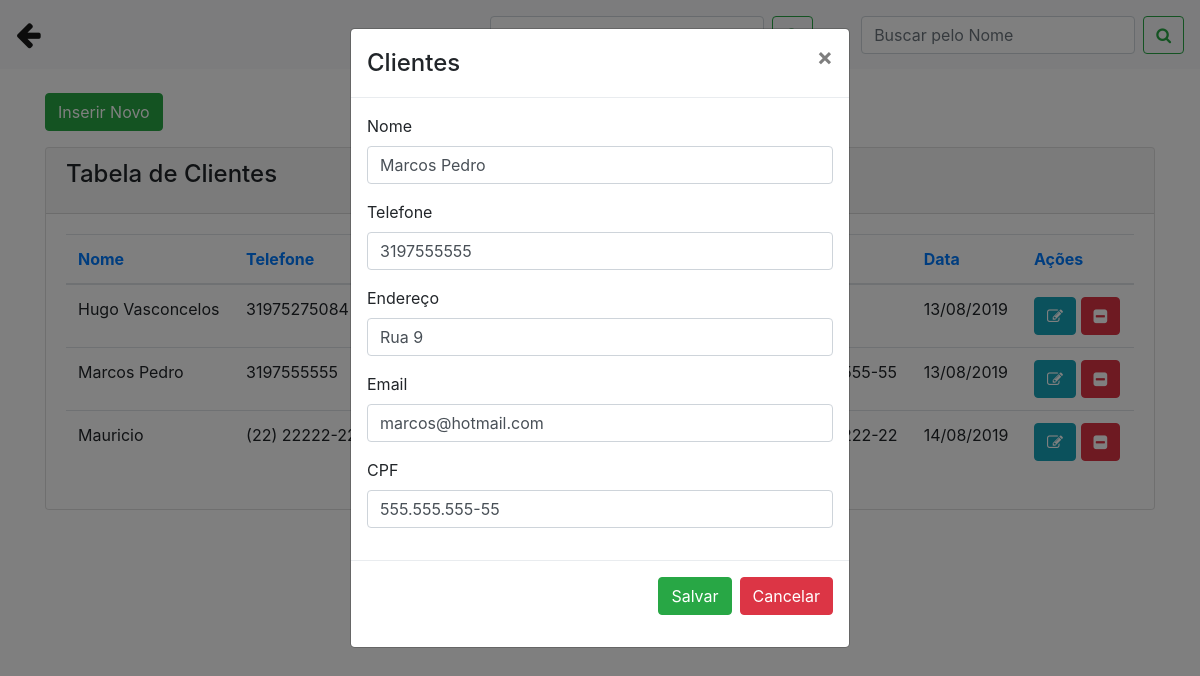
/clientes.php?func=edita&id=4, run on the app's committed database.
### tables this page shows
CREATE TABLE `clientes` (
  `id` int(11) NOT NULL,
  `nome` varchar(20) NOT NULL,
  `telefone` varchar(15) NOT NULL,
  `endereco` varchar(25) NOT NULL,
  `email` varchar(40) NOT NULL,
  `cpf` varchar(20) NOT NULL,
  `data` date NOT NULL
);

### clientes.php (the view, shortened to what this page needs)
<?php
include('conexao.php');
?>
<!DOCTYPE html>
<html>
<head>
 <link rel="stylesheet" href="https://stackpath.bootstrapcdn.com/bootstrap/4.1.3/css/bootstrap.min.css">
<link rel="stylesheet" href="https://cdnjs.cloudflare.com/ajax/libs/font-awesome/4.7.0/css/font-awesome.min.css">
</head>
<body>
  <nav class="navbar navbar-expand-lg navbar-light bg-light">
  <a class="navbar-brand" href="painel_funcionario.php"><big><big><i class="fa fa-arrow-left"></i></big></big></a>
  <div class="collapse navbar-collapse" id="conteudoNavbarSuportado">
    <form class="form-inline my-2 my-lg-0 mr-5">
      <button name="buttonPesquisarCPF" class="btn btn-outline-success my-2 my-sm-0" type="submit"><i class="fa fa-search"></i></button>
    </form>
    <form class="form-inline my-2 my-lg-0">
      <input name="txtpesquisar" class="form-control mr-sm-2" type="search" placeholder="Buscar pelo Nome" aria-label="Pesquisar">
      <button name="buttonPesquisar" class="btn btn-outline-success my-2 my-sm-0" type="submit"><i class="fa fa-search"></i></button>
    </form>
  </div>
</nav>
<div class="container">
      <br>
         <div class="row">
           <div class="col-sm-12">
            <button type="button" class="btn btn-success mb-3" data-toggle="modal" data-target="#modalExemplo">Inserir Novo </button>
           </div>
        </div>
          <div class="content">
            <div class="row">
              <div class="col-md-12">
                <div class="card">
                  <div class="card-header">
                    <h4 class="card-title"> Tabela de Clientes</h4>
                  </div>
                  <div class="card-body">
                    <div class="table-responsive">
                      <?php
                        if(isset($_GET['buttonPesquisar']) and $_GET['txtpesquisar'] != ''){
                          $nome = $_GET['txtpesquisar'] . '%';
                           $query = "select * from clientes where nome LIKE '$nome'  order by nome asc";
                        }else if(isset($_GET['buttonPesquisarCPF']) and $_GET['txtpesquisarcpf'] != ''){
                          $nome = $_GET['txtpesquisarcpf'];
                           $query = "select * from clientes where cpf = '$nome'  order by nome asc";
                        }
                        else{
                         $query = "select * from clientes order by nome asc";
                        }
                        $result = mysqli_query($conexao, $query);
                        $row = mysqli_num_rows($result);
                        if($row == ''){
                            echo "<h3> Não existem dados cadastrados no banco </h3>";
                        }else{
                           ?>
                      <table class="table">
                        <thead class=" text-primary">
                          <th>
                            Nome
                          </th>
                          <th>
                            Telefone
                          </th>
                          <th>
                          </th>
                           <th>
                          </th>
                            <th>
                          </th>
                            <th>
                            Data
                          </th>
                            <th>
                            Ações
                          </th>
                        </thead>
                        <tbody>
                         <?php
                          while($res_1 = mysqli_fetch_array($result)){
                            $nome = $res_1["nome"];
                            $telefone = $res_1["telefone"];
                            $endereco = $res_1["endereco"];
                            $email = $res_1["email"];
                            $cpf = $res_1["cpf"];
                            $data = $res_1["data"];
                            $id = $res_1["id"];
                            $data2 = implode('/', array_reverse(explode('-', $data)));
                            ?>
                            <tr>
                             <td><?php echo $nome; ?></td>
                             <td><?php echo $telefone; ?></td>
                             <td><?php echo $endereco; ?></td>
                             <td><?php echo $email; ?></td>
                             <td><?php echo $cpf; ?></td>
                             <td><?php echo $data2; ?></td>
                             <td>
                             <a class="btn btn-info" href="clientes.php?func=edita&id=<?php echo $id; ?>"><i class="fa fa-pencil-square-o"></i></a>
                             <a class="btn btn-danger" href="clientes.php?func=deleta&id=<?php echo $id; ?>"><i class="fa fa-minus-square"></i></a>
                             </td>
                            </tr>
                            <?php
                              }
                            ?>
                        </tbody>
                      </table>
                          <?php
                              }
                            ?>
                    </div>
                  </div>
                </div>
              </div>
</div>
</body>
</html>
<?php
if(@$_GET['func'] == 'edita'){
$id = $_GET['id'];
$query = "select * from clientes where id = '$id'";
$result = mysqli_query($conexao, $query);
 while($res_1 = mysqli_fetch_array($result)){
?>
      <div id="modalEditar" class="modal fade" role="dialog">
        <div class="modal-dialog">
          <div class="modal-content">
            <div class="modal-header">
              <h4 class="modal-title">Clientes</h4>
              <button type="button" class="close" data-dismiss="modal">&times;</button>
            </div>
            <div class="modal-body">
              <form method="POST" action="">
              <div class="form-group">
                <label for="id_produto">Nome</label>
                <input type="text" class="form-control mr-2" name="txtnome" placeholder="Nome" value="<?php echo $res_1['nome']; ?>" required>
              </div>
              <div class="form-group">
                <label for="id_produto">Telefone</label>
                <input type="text" class="form-control mr-2" name="txttelefone" id="txttelefone" placeholder="Telefone" value="<?php echo $res_1['telefone']; ?>" required>
              </div>
              <div class="form-group">
                <label for="quantidade">Endereço</label>
                <input type="text" class="form-control mr-2" name="txtendereco" placeholder="Endereço" value="<?php echo $res_1['endereco']; ?>" required>
              </div>
               <div class="form-group">
                <label for="fornecedor">Email</label>
                 <input type="email" class="form-control mr-2" name="txtemail" placeholder="Email" value="<?php echo $res_1['email']; ?>" required>
              </div>
              <div class="form-group">
                <label for="fornecedor">CPF</label>
                 <input type="text" class="form-control mr-2" name="txtcpf" id="txtcpf" placeholder="CPF" value="<?php echo $res_1['cpf']; ?>" required>
              </div>
            </div>
            <div class="modal-footer">
               <button type="submit" class="btn btn-success mb-3" name="buttonEditar">Salvar </button>
                <button type="button" class="btn btn-danger mb-3" data-dismiss="modal">Cancelar </button>
            </div>
          </div>
        </div>
      </div>
<?php } }  ?>

### data on the page
clientes: nome "Hugo Vasconcelos", telefone "31975275084", data "13/08/2019"
clientes: nome "Marcos Pedro", telefone "3197555555", data "13/08/2019", txtnome "Marcos Pedro", txttelefone "3197555555", txtendereco "Rua 9", txtemail "marcos@hotmail.com", txtcpf "555.555.555-55"
clientes: nome "Mauricio", telefone "(22) 22222-2222", data "14/08/2019"
